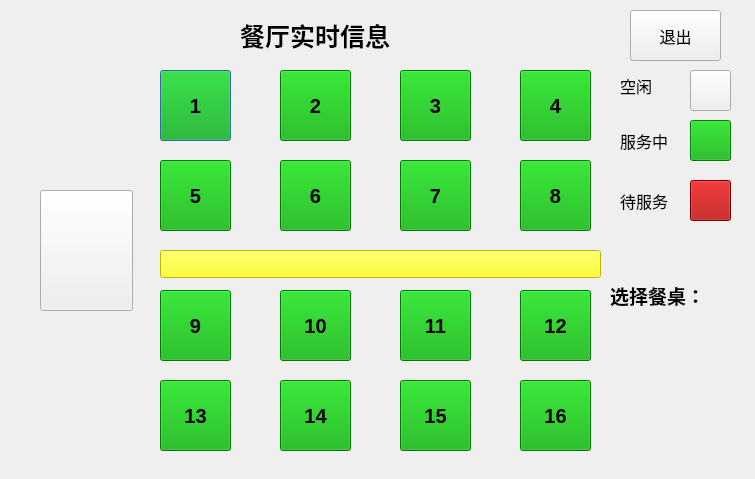
<?xml version="1.0" encoding="UTF-8"?>
<ui version="4.0">
 <class>TableView</class>
 <widget class="QDialog" name="TableView">
  <property name="geometry">
   <rect>
    <x>0</x>
    <y>0</y>
    <width>755</width>
    <height>479</height>
   </rect>
  </property>
  <property name="windowTitle">
   <string>Dialog</string>
  </property>
  <widget class="QPushButton" name="table1">
   <property name="geometry">
    <rect>
     <x>160</x>
     <y>70</y>
     <width>71</width>
     <height>71</height>
    </rect>
   </property>
   <property name="font">
    <font>
     <pointsize>15</pointsize>
     <weight>75</weight>
     <bold>true</bold>
    </font>
   </property>
   <property name="styleSheet">
    <string notr="true">border-image: url(:/img/table.png);
background-color: rgb(0, 170, 0);</string>
   </property>
   <property name="text">
    <string>1</string>
   </property>
  </widget>
  <widget class="QPushButton" name="table2">
   <property name="geometry">
    <rect>
     <x>280</x>
     <y>70</y>
     <width>71</width>
     <height>71</height>
    </rect>
   </property>
   <property name="font">
    <font>
     <pointsize>15</pointsize>
     <weight>75</weight>
     <bold>true</bold>
    </font>
   </property>
   <property name="styleSheet">
    <string notr="true">border-image: url(:/img/table.png);
background-color: rgb(0, 170, 0);</string>
   </property>
   <property name="text">
    <string>2</string>
   </property>
  </widget>
  <widget class="QPushButton" name="table3">
   <property name="geometry">
    <rect>
     <x>400</x>
     <y>70</y>
     <width>71</width>
     <height>71</height>
    </rect>
   </property>
   <property name="font">
    <font>
     <pointsize>15</pointsize>
     <weight>75</weight>
     <bold>true</bold>
    </font>
   </property>
   <property name="styleSheet">
    <string notr="true">border-image: url(:/img/table.png);
background-color: rgb(0, 170, 0);</string>
   </property>
   <property name="text">
    <string>3</string>
   </property>
  </widget>
  <widget class="QPushButton" name="table4">
   <property name="geometry">
    <rect>
     <x>520</x>
     <y>70</y>
     <width>71</width>
     <height>71</height>
    </rect>
   </property>
   <property name="font">
    <font>
     <pointsize>15</pointsize>
     <weight>75</weight>
     <bold>true</bold>
    </font>
   </property>
   <property name="styleSheet">
    <string notr="true">border-image: url(:/img/table.png);
background-color: rgb(0, 170, 0);</string>
   </property>
   <property name="text">
    <string>4</string>
   </property>
  </widget>
  <widget class="QPushButton" name="table5">
   <property name="geometry">
    <rect>
     <x>160</x>
     <y>160</y>
     <width>71</width>
     <height>71</height>
    </rect>
   </property>
   <property name="font">
    <font>
     <pointsize>15</pointsize>
     <weight>75</weight>
     <bold>true</bold>
    </font>
   </property>
   <property name="styleSheet">
    <string notr="true">border-image: url(:/img/table.png);
background-color: rgb(0, 170, 0);</string>
   </property>
   <property name="text">
    <string>5</string>
   </property>
  </widget>
  <widget class="QPushButton" name="table6">
   <property name="geometry">
    <rect>
     <x>280</x>
     <y>160</y>
     <width>71</width>
     <height>71</height>
    </rect>
   </property>
   <property name="font">
    <font>
     <pointsize>15</pointsize>
     <weight>75</weight>
     <bold>true</bold>
    </font>
   </property>
   <property name="styleSheet">
    <string notr="true">border-image: url(:/img/table.png);
background-color: rgb(0, 170, 0);</string>
   </property>
   <property name="text">
    <string>6</string>
   </property>
  </widget>
  <widget class="QPushButton" name="table7">
   <property name="geometry">
    <rect>
     <x>400</x>
     <y>160</y>
     <width>71</width>
     <height>71</height>
    </rect>
   </property>
   <property name="font">
    <font>
     <pointsize>15</pointsize>
     <weight>75</weight>
     <bold>true</bold>
    </font>
   </property>
   <property name="styleSheet">
    <string notr="true">border-image: url(:/img/table.png);
background-color: rgb(0, 170, 0);</string>
   </property>
   <property name="text">
    <string>7</string>
   </property>
  </widget>
  <widget class="QPushButton" name="table8">
   <property name="geometry">
    <rect>
     <x>520</x>
     <y>160</y>
     <width>71</width>
     <height>71</height>
    </rect>
   </property>
   <property name="font">
    <font>
     <pointsize>15</pointsize>
     <weight>75</weight>
     <bold>true</bold>
    </font>
   </property>
   <property name="styleSheet">
    <string notr="true">border-image: url(:/img/table.png);
background-color: rgb(0, 170, 0);</string>
   </property>
   <property name="text">
    <string>8</string>
   </property>
  </widget>
  <widget class="QPushButton" name="table9">
   <property name="geometry">
    <rect>
     <x>160</x>
     <y>290</y>
     <width>71</width>
     <height>71</height>
    </rect>
   </property>
   <property name="font">
    <font>
     <pointsize>15</pointsize>
     <weight>75</weight>
     <bold>true</bold>
    </font>
   </property>
   <property name="styleSheet">
    <string notr="true">border-image: url(:/img/table.png);
background-color: rgb(0, 170, 0);</string>
   </property>
   <property name="text">
    <string>9</string>
   </property>
  </widget>
  <widget class="QPushButton" name="table10">
   <property name="geometry">
    <rect>
     <x>280</x>
     <y>290</y>
     <width>71</width>
     <height>71</height>
    </rect>
   </property>
   <property name="font">
    <font>
     <pointsize>15</pointsize>
     <weight>75</weight>
     <bold>true</bold>
    </font>
   </property>
   <property name="styleSheet">
    <string notr="true">border-image: url(:/img/table.png);
background-color: rgb(0, 170, 0);</string>
   </property>
   <property name="text">
    <string>10</string>
   </property>
  </widget>
  <widget class="QPushButton" name="table11">
   <property name="geometry">
    <rect>
     <x>400</x>
     <y>290</y>
     <width>71</width>
     <height>71</height>
    </rect>
   </property>
   <property name="font">
    <font>
     <pointsize>15</pointsize>
     <weight>75</weight>
     <bold>true</bold>
    </font>
   </property>
   <property name="styleSheet">
    <string notr="true">border-image: url(:/img/table.png);
background-color: rgb(0, 170, 0);</string>
   </property>
   <property name="text">
    <string>11</string>
   </property>
  </widget>
  <widget class="QPushButton" name="table12">
   <property name="geometry">
    <rect>
     <x>520</x>
     <y>290</y>
     <width>71</width>
     <height>71</height>
    </rect>
   </property>
   <property name="font">
    <font>
     <pointsize>15</pointsize>
     <weight>75</weight>
     <bold>true</bold>
    </font>
   </property>
   <property name="styleSheet">
    <string notr="true">border-image: url(:/img/table.png);
background-color: rgb(0, 170, 0);</string>
   </property>
   <property name="text">
    <string>12</string>
   </property>
  </widget>
  <widget class="QPushButton" name="table13">
   <property name="geometry">
    <rect>
     <x>160</x>
     <y>380</y>
     <width>71</width>
     <height>71</height>
    </rect>
   </property>
   <property name="font">
    <font>
     <pointsize>15</pointsize>
     <weight>75</weight>
     <bold>true</bold>
    </font>
   </property>
   <property name="styleSheet">
    <string notr="true">border-image: url(:/img/table.png);
background-color: rgb(0, 170, 0);</string>
   </property>
   <property name="text">
    <string>13</string>
   </property>
  </widget>
  <widget class="QPushButton" name="table14">
   <property name="geometry">
    <rect>
     <x>280</x>
     <y>380</y>
     <width>71</width>
     <height>71</height>
    </rect>
   </property>
   <property name="font">
    <font>
     <pointsize>15</pointsize>
     <weight>75</weight>
     <bold>true</bold>
    </font>
   </property>
   <property name="styleSheet">
    <string notr="true">border-image: url(:/img/table.png);
background-color: rgb(0, 170, 0);</string>
   </property>
   <property name="text">
    <string>14</string>
   </property>
  </widget>
  <widget class="QPushButton" name="table15">
   <property name="geometry">
    <rect>
     <x>400</x>
     <y>380</y>
     <width>71</width>
     <height>71</height>
    </rect>
   </property>
   <property name="font">
    <font>
     <pointsize>15</pointsize>
     <weight>75</weight>
     <bold>true</bold>
    </font>
   </property>
   <property name="styleSheet">
    <string notr="true">border-image: url(:/img/table.png);
background-color: rgb(0, 170, 0);</string>
   </property>
   <property name="text">
    <string>15</string>
   </property>
  </widget>
  <widget class="QPushButton" name="table16">
   <property name="geometry">
    <rect>
     <x>520</x>
     <y>380</y>
     <width>71</width>
     <height>71</height>
    </rect>
   </property>
   <property name="font">
    <font>
     <pointsize>15</pointsize>
     <weight>75</weight>
     <bold>true</bold>
    </font>
   </property>
   <property name="styleSheet">
    <string notr="true">border-image: url(:/img/table.png);
background-color: rgb(0, 170, 0);</string>
   </property>
   <property name="text">
    <string>16</string>
   </property>
  </widget>
  <widget class="QPushButton" name="pushButton">
   <property name="geometry">
    <rect>
     <x>40</x>
     <y>190</y>
     <width>93</width>
     <height>121</height>
    </rect>
   </property>
   <property name="styleSheet">
    <string notr="true">border-image: url(:/img/door.png);</string>
   </property>
   <property name="text">
    <string/>
   </property>
  </widget>
  <widget class="QPushButton" name="pushButton_2">
   <property name="geometry">
    <rect>
     <x>160</x>
     <y>250</y>
     <width>441</width>
     <height>28</height>
    </rect>
   </property>
   <property name="styleSheet">
    <string notr="true">background-color: rgb(255, 255, 0);</string>
   </property>
   <property name="text">
    <string/>
   </property>
  </widget>
  <widget class="QLabel" name="label">
   <property name="geometry">
    <rect>
     <x>240</x>
     <y>20</y>
     <width>271</width>
     <height>31</height>
    </rect>
   </property>
   <property name="font">
    <font>
     <pointsize>19</pointsize>
     <weight>75</weight>
     <bold>true</bold>
    </font>
   </property>
   <property name="text">
    <string>餐厅实时信息</string>
   </property>
  </widget>
  <widget class="QPushButton" name="pushButton_20">
   <property name="geometry">
    <rect>
     <x>690</x>
     <y>70</y>
     <width>41</width>
     <height>41</height>
    </rect>
   </property>
   <property name="font">
    <font>
     <pointsize>15</pointsize>
    </font>
   </property>
   <property name="styleSheet">
    <string notr="true">border-image: url(:/img/table.png);</string>
   </property>
   <property name="text">
    <string/>
   </property>
  </widget>
  <widget class="QLabel" name="label_2">
   <property name="geometry">
    <rect>
     <x>620</x>
     <y>70</y>
     <width>81</width>
     <height>31</height>
    </rect>
   </property>
   <property name="font">
    <font>
     <pointsize>12</pointsize>
    </font>
   </property>
   <property name="text">
    <string>空闲</string>
   </property>
  </widget>
  <widget class="QLabel" name="label_3">
   <property name="geometry">
    <rect>
     <x>620</x>
     <y>130</y>
     <width>72</width>
     <height>21</height>
    </rect>
   </property>
   <property name="font">
    <font>
     <pointsize>12</pointsize>
    </font>
   </property>
   <property name="text">
    <string>服务中</string>
   </property>
  </widget>
  <widget class="QPushButton" name="pushButton_21">
   <property name="geometry">
    <rect>
     <x>690</x>
     <y>120</y>
     <width>41</width>
     <height>41</height>
    </rect>
   </property>
   <property name="font">
    <font>
     <pointsize>15</pointsize>
    </font>
   </property>
   <property name="styleSheet">
    <string notr="true">border-image: url(:/img/table.png);
background-color: rgb(0, 170, 0);</string>
   </property>
   <property name="text">
    <string/>
   </property>
  </widget>
  <widget class="QLabel" name="label_4">
   <property name="geometry">
    <rect>
     <x>610</x>
     <y>260</y>
     <width>131</width>
     <height>71</height>
    </rect>
   </property>
   <property name="font">
    <font>
     <pointsize>14</pointsize>
     <weight>75</weight>
     <bold>true</bold>
    </font>
   </property>
   <property name="text">
    <string>选择餐桌：</string>
   </property>
  </widget>
  <widget class="QLabel" name="label_5">
   <property name="geometry">
    <rect>
     <x>620</x>
     <y>190</y>
     <width>71</width>
     <height>21</height>
    </rect>
   </property>
   <property name="font">
    <font>
     <pointsize>12</pointsize>
    </font>
   </property>
   <property name="text">
    <string>待服务</string>
   </property>
  </widget>
  <widget class="QPushButton" name="pushButton_22">
   <property name="geometry">
    <rect>
     <x>690</x>
     <y>180</y>
     <width>41</width>
     <height>41</height>
    </rect>
   </property>
   <property name="font">
    <font>
     <pointsize>15</pointsize>
    </font>
   </property>
   <property name="styleSheet">
    <string notr="true">border-image: url(:/img/table.png);
background-color: rgb(170, 0, 0);</string>
   </property>
   <property name="text">
    <string/>
   </property>
  </widget>
  <widget class="QPushButton" name="quit_btn">
   <property name="geometry">
    <rect>
     <x>630</x>
     <y>10</y>
     <width>91</width>
     <height>51</height>
    </rect>
   </property>
   <property name="font">
    <font>
     <pointsize>12</pointsize>
    </font>
   </property>
   <property name="styleSheet">
    <string notr="true"/>
   </property>
   <property name="text">
    <string>退出</string>
   </property>
  </widget>
 </widget>
 <resources/>
 <connections/>
</ui>
